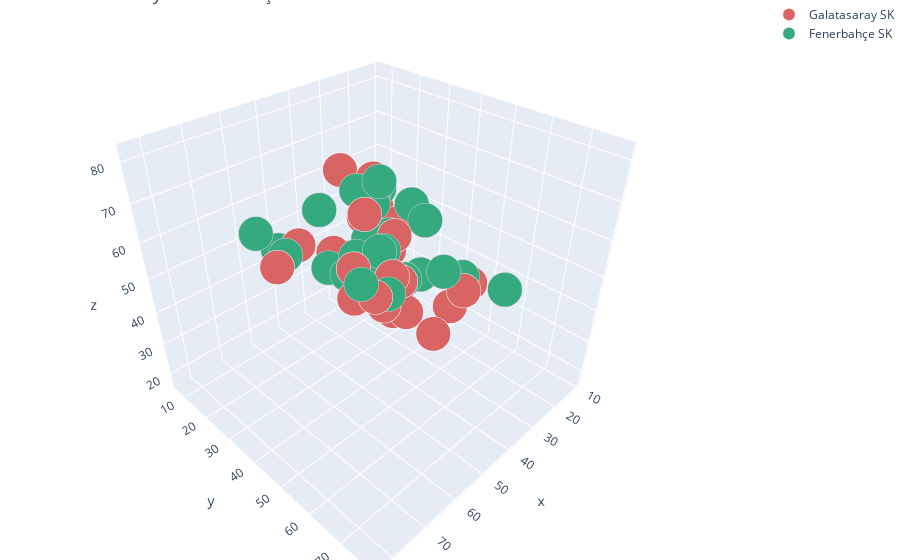

The code cell stored with this chart in its notebook:
### Markdown cell above
# Plotly - 3D Scatter Plot
* X = Crossing
* Y = Finishing
* Z = Short Passing

### Code cell
GalatasarayTeam = df[df.Club == "Galatasaray SK"].iloc[:,[50,51,53]]
FenerbahceTeam = df[df.Club == "Fenerbahçe SK"].iloc[:,[50,51,53]]

# trace1 =  Galatasarayy SK
trace1 = go.Scatter3d(
    x=GalatasarayTeam.Crossing,
    y=GalatasarayTeam.Finishing,
    z=GalatasarayTeam.ShortPassing,
    mode='markers',
    name = "Galatasaray SK",
    marker=dict(
        color='rgb(217, 100, 100)',
        size=12,
        line=dict(
            color='rgb(255, 255, 255)',
            width=0.1
        )
    )
)
# trace2 = Fenerbahçe SK
trace2 = go.Scatter3d(
    x=FenerbahceTeam.Crossing,
    y=FenerbahceTeam.Finishing,
    z=FenerbahceTeam.ShortPassing,
    mode='markers',
    name = "Fenerbahçe SK",
    marker=dict(
        color='rgb(54, 170, 127)',
        size=12,
        line=dict(
            color='rgb(204, 204, 204)',
            width=0.1
        )
    )
)
data = [trace1, trace2]
layout = go.Layout(
    title = ' 3D Galatasaray and Fenerbaçe',
    margin=dict(
        l=0,
        r=0,
        b=0,
        t=0
    )
)
fig = go.Figure(data=data, layout=layout)
iplot(fig)

### Figure 1 — Plotly figure (JSON) as saved in the notebook; plotly's stock layout.template omitted (floating-point values rounded to 4 significant figures)
{"data": [{"marker": {"color": "rgb(217, 100, 100)", "line": {"color": "rgb(255, 255, 255)", "width": 0.1}, "size": 12}, "mode": "markers", "name": "Galatasaray SK", "type": "scatter3d", "x": [15.0, 70.0, 79.0, 83.0, 78.0, 62.0, 71.0, 74.0, 43.0, 69.0, 70.0, 60.0, 78.0, 61.0, 72.0, 60.0, 68.0, 40.0, 73.0, 65.0, 14.0, 26.0, 40.0, 42.0, 65.0, 59.0, 46.0, 11.0, 42.0, 55.0], "y": [10.0, 40.0, 74.0, 54.0, 68.0, 54.0, 70.0, 71.0, 26.0, 78.0, 71.0, 60.0, 68.0, 75.0, 46.0, 77.0, 57.0, 42.0, 63.0, 68.0, 18.0, 26.0, 64.0, 36.0, 48.0, 59.0, 37.0, 7.0, 36.0, 41.0], "z": [44.0, 67.0, 78.0, 76.0, 74.0, 78.0, 76.0, 72.0, 71.0, 67.0, 75.0, 75.0, 80.0, 67.0, 72.0, 71.0, 68.0, 62.0, 69.0, 64.0, 17.0, 41.0, 56.0, 68.0, 68.0, 56.0, 64.0, 24.0, 72.0, 59.0]}, {"marker": {"color": "rgb(54, 170, 127)", "line": {"color": "rgb(204, 204, 204)", "width": 0.1}, "size": 12}, "mode": "markers", "name": "Fenerbahçe SK", "type": "scatter3d", "x": [82.0, 39.0, 75.0, 49.0, 66.0, 58.0, 49.0, 14.0, 70.0, 12.0, 66.0, 74.0, 78.0, 18.0, 69.0, 68.0, 62.0, 50.0, 76.0, 67.0, 73.0, 74.0, 74.0, 45.0, 64.0, 64.0, 51.0, 42.0, 59.0, 44.0], "y": [74.0, 35.0, 73.0, 45.0, 77.0, 75.0, 58.0, 10.0, 60.0, 11.0, 72.0, 62.0, 41.0, 14.0, 71.0, 64.0, 55.0, 39.0, 47.0, 61.0, 69.0, 42.0, 57.0, 76.0, 61.0, 58.0, 50.0, 48.0, 37.0, 38.0], "z": [82.0, 68.0, 76.0, 77.0, 78.0, 72.0, 73.0, 23.0, 75.0, 27.0, 75.0, 74.0, 75.0, 38.0, 75.0, 77.0, 73.0, 73.0, 72.0, 74.0, 72.0, 70.0, 73.0, 63.0, 74.0, 64.0, 67.0, 70.0, 71.0, 67.0]}], "layout": {"margin": {"b": 0, "l": 0, "r": 0, "t": 0}, "title": {"text": " 3D Galatasaray and Fenerbaçe"}}}
